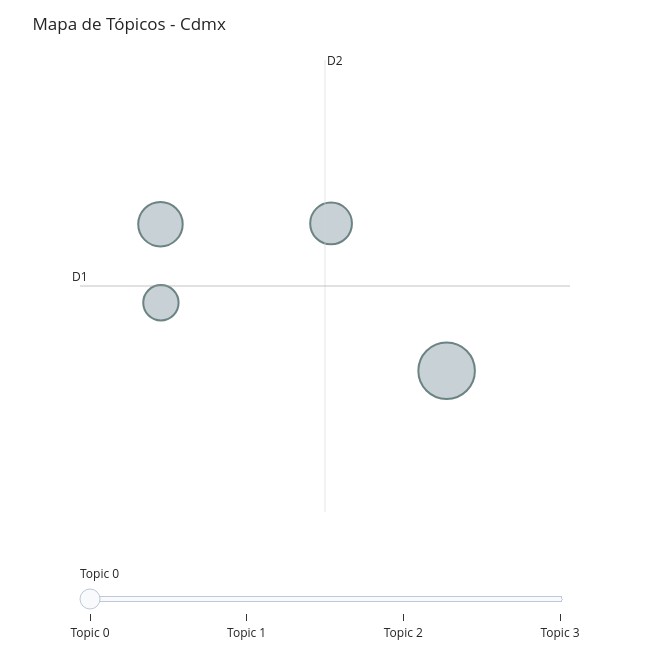
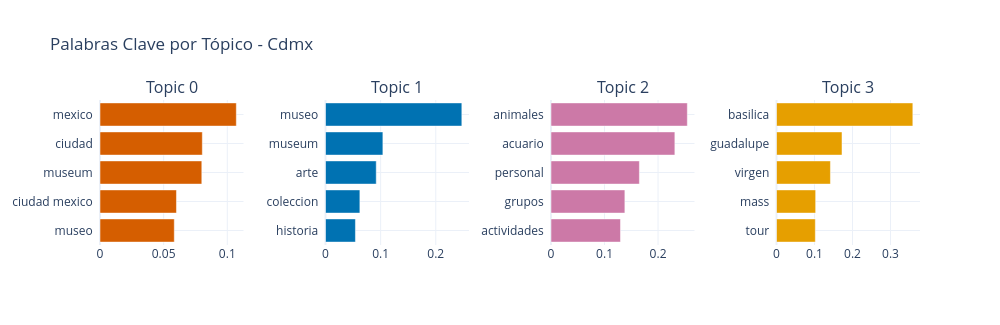
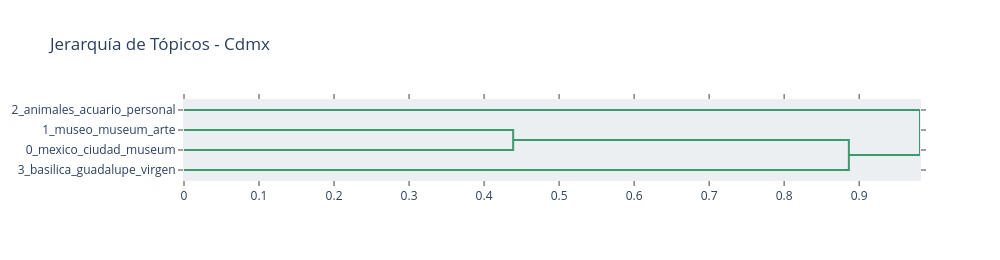

Write notebook code for charts like these, in order.
### Code cell
# ===== VISUALIZACIONES INTERACTIVAS DE BERTOPIC =====

print(f"Visualizaciones interactivas de BERTopic para {CIUDAD_ANALIZAR}:")
print(f"Tópicos identificados: {len(topic_info)} (incluyendo outliers si los hay)")

# Validar si tenemos suficientes tópicos para visualizaciones
num_topicos_validos = len([t for t in topic_info['Topic'] if t != -1])
print(f"Tópicos válidos (sin outliers): {num_topicos_validos}")

if num_topicos_validos < 2:
    print("⚠️ ADVERTENCIA: Muy pocos tópicos identificados para generar visualizaciones interactivas.")
    print("💡 Esto puede deberse a:")
    print("   - Textos muy similares después de la limpieza")
    print("   - Dataset pequeño para la ciudad seleccionada")
    print("   - Parámetros de clustering muy restrictivos")
    print("\n📊 Mostrando información básica de tópicos:")
    for topic_id in topic_info['Topic']:
        if topic_id != -1:
            topic_words = topic_model.get_topic(topic_id)
            print(f"\nTópico {topic_id}: {topic_names.get(topic_id, 'Sin nombre')}")
            print(f"Palabras clave: {', '.join([word for word, _ in topic_words[:8]])}")
            print(f"Documentos: {topic_info[topic_info['Topic'] == topic_id]['Count'].iloc[0]}")
else:
    # Intentar generar visualizaciones con manejo de errores
    try:
        print("\n🗺️ Generando mapa de tópicos...")
        fig_intertopic = topic_model.visualize_topics()
        fig_intertopic.update_layout(title=f"Mapa de Tópicos - {CIUDAD_ANALIZAR}")
        fig_intertopic.show()
    except Exception as e:
        print(f"❌ Error al generar mapa de tópicos: {str(e)}")
        print("💡 Esto es normal con pocos tópicos o datos limitados")

    try:
        print("\n📊 Generando gráfico de barras...")
        fig_barchart = topic_model.visualize_barchart(top_n_topics=min(8, num_topicos_validos))
        fig_barchart.update_layout(title=f"Palabras Clave por Tópico - {CIUDAD_ANALIZAR}")
        fig_barchart.show()
    except Exception as e:
        print(f"❌ Error al generar gráfico de barras: {str(e)}")
        print("🔧 Mostrando información alternativa de palabras clave:")
        for topic_id in topic_info['Topic'][:5]:  # Mostrar máximo 5 tópicos
            if topic_id != -1:
                topic_words = topic_model.get_topic(topic_id)
                print(f"\n📈 {topic_names.get(topic_id, f'Tópico {topic_id}')}:")
                print(f"   {', '.join([f'{word}({score:.3f})' for word, score in topic_words[:5]])}")

    try:
        print("\n🌳 Generando jerarquía de tópicos...")
        if num_topicos_validos >= 3:  # Necesitamos al menos 3 tópicos para jerarquía
            fig_hierarchy = topic_model.visualize_hierarchy()
            fig_hierarchy.update_layout(title=f"Jerarquía de Tópicos - {CIUDAD_ANALIZAR}")
            fig_hierarchy.show()
        else:
            print("⚠️ Se necesitan al menos 3 tópicos para mostrar jerarquía")
    except Exception as e:
        print(f"❌ Error al generar jerarquía: {str(e)}")

# Información adicional sobre la calidad del modelado
print(f"\n📋 Resumen del modelado:")
print(f"✅ Textos analizados: {len(texts)}")
print(f"🎯 Tópicos encontrados: {num_topicos_validos}")
print(f"📊 Distribución:")
for i, (topico, count) in enumerate(topico_counts.head(5).items()):
    print(f"   {i+1}. {topico}: {count} opiniones ({count/len(df_con_topicos)*100:.1f}%)")

if num_topicos_validos <= 3:
    print(f"\n💡 Sugerencias para mejorar el modelado:")
    print(f"   - Reducir min_cluster_size en HDBSCAN (actualmente: {hdbscan_model.min_cluster_size})")
    print(f"   - Incluir más ciudades en el análisis")
    print(f"   - Ajustar parámetros de limpieza de texto")
    print(f"   - Verificar diversidad en los textos de entrada")

### Figure 1 — Plotly figure (JSON) as saved in the notebook; plotly's stock layout.template omitted (floating-point values rounded to 4 significant figures)
{"data": [{"customdata": [[0, "mexico | ciudad | museum | ciudad mexico | museo", 110], [1, "museo | museum | arte | coleccion | historia", 68], [2, "animales | acuario | personal | grupos | actividades", 60], [3, "basilica | guadalupe | virgen | mass | tour", 43]], "hovertemplate": "<b>Topic %{customdata[0]}</b><br>%{customdata[1]}<br>Size: %{customdata[2]}", "legendgroup": "", "marker": {"color": "#B0BEC5", "line": {"color": "DarkSlateGrey", "width": 2}, "size": [110, 68, 60, 43], "sizemode": "area", "sizeref": 0.06875, "symbol": "circle"}, "mode": "markers", "name": "", "orientation": "v", "showlegend": false, "type": "scatter", "x": [4.112, 2.682, 3.534, 2.684], "xaxis": "x", "y": [11.01, 12.72, 12.73, 11.8], "yaxis": "y"}], "layout": {"annotations": [{"showarrow": false, "text": "D1", "x": 2.279, "y": 12.0, "yshift": 10}, {"showarrow": false, "text": "D2", "x": 3.504, "xshift": 10, "y": 14.64}], "height": 650, "hoverlabel": {"bgcolor": "white", "font": {"family": "Rockwell", "size": 16}}, "legend": {"itemsizing": "constant", "tracegroupgap": 0}, "margin": {"t": 60}, "shapes": [{"line": {"color": "#CFD8DC", "width": 2}, "type": "line", "x0": 3.504, "x1": 3.504, "y0": 9.357, "y1": 14.64}, {"line": {"color": "#9E9E9E", "width": 2}, "type": "line", "x0": 2.279, "x1": 4.729, "y0": 12.0, "y1": 12.0}], "sliders": [{"active": 0, "pad": {"t": 50}, "steps": [{"args": [{"marker.color": [["red", "#B0BEC5", "#B0BEC5", "#B0BEC5"]]}], "label": "Topic 0", "method": "update"}, {"args": [{"marker.color": [["#B0BEC5", "red", "#B0BEC5", "#B0BEC5"]]}], "label": "Topic 1", "method": "update"}, {"args": [{"marker.color": [["#B0BEC5", "#B0BEC5", "red", "#B0BEC5"]]}], "label": "Topic 2", "method": "update"}, {"args": [{"marker.color": [["#B0BEC5", "#B0BEC5", "#B0BEC5", "red"]]}], "label": "Topic 3", "method": "update"}]}], "title": {"text": "Mapa de Tópicos - Cdmx"}, "width": 650, "xaxis": {"anchor": "y", "domain": [0, 1], "range": [2.279, 4.729], "title": {"text": ""}, "visible": false}, "yaxis": {"anchor": "x", "domain": [0, 1], "range": [9.357, 14.64], "title": {"text": ""}, "visible": false}}}

### Figure 2 — Plotly figure (JSON) as saved in the notebook; plotly's stock layout.template omitted (floating-point values rounded to 4 significant figures)
{"data": [{"marker": {"color": "#D55E00"}, "orientation": "h", "type": "bar", "x": [0.05836, 0.06007, 0.07997, 0.08038, 0.1071], "xaxis": "x", "y": ["museo  ", "ciudad mexico  ", "museum  ", "ciudad  ", "mexico  "], "yaxis": "y"}, {"marker": {"color": "#0072B2"}, "orientation": "h", "type": "bar", "x": [0.05428, 0.06234, 0.09203, 0.1041, 0.2473], "xaxis": "x2", "y": ["historia  ", "coleccion  ", "arte  ", "museum  ", "museo  "], "yaxis": "y2"}, {"marker": {"color": "#CC79A7"}, "orientation": "h", "type": "bar", "x": [0.1298, 0.138, 0.1651, 0.2314, 0.2547], "xaxis": "x3", "y": ["actividades  ", "grupos  ", "personal  ", "acuario  ", "animales  "], "yaxis": "y3"}, {"marker": {"color": "#E69F00"}, "orientation": "h", "type": "bar", "x": [0.1022, 0.1031, 0.1419, 0.1724, 0.3587], "xaxis": "x4", "y": ["tour  ", "mass  ", "virgen  ", "guadalupe  ", "basilica  "], "yaxis": "y4"}], "layout": {"annotations": [{"font": {"size": 16}, "showarrow": false, "text": "Topic 0", "x": 0.0875, "xanchor": "center", "xref": "paper", "y": 1, "yanchor": "bottom", "yref": "paper"}, {"font": {"size": 16}, "showarrow": false, "text": "Topic 1", "x": 0.3625, "xanchor": "center", "xref": "paper", "y": 1, "yanchor": "bottom", "yref": "paper"}, {"font": {"size": 16}, "showarrow": false, "text": "Topic 2", "x": 0.6375, "xanchor": "center", "xref": "paper", "y": 1, "yanchor": "bottom", "yref": "paper"}, {"font": {"size": 16}, "showarrow": false, "text": "Topic 3", "x": 0.9125, "xanchor": "center", "xref": "paper", "y": 1, "yanchor": "bottom", "yref": "paper"}], "height": 325, "hoverlabel": {"bgcolor": "white", "font": {"family": "Rockwell", "size": 16}}, "showlegend": false, "title": {"text": "Palabras Clave por Tópico - Cdmx"}, "width": 1000, "xaxis": {"anchor": "y", "domain": [0, 0.175], "showgrid": true}, "xaxis2": {"anchor": "y2", "domain": [0.275, 0.45], "showgrid": true}, "xaxis3": {"anchor": "y3", "domain": [0.55, 0.725], "showgrid": true}, "xaxis4": {"anchor": "y4", "domain": [0.825, 1], "showgrid": true}, "yaxis": {"anchor": "x", "domain": [0, 1], "showgrid": true}, "yaxis2": {"anchor": "x2", "domain": [0, 1], "showgrid": true}, "yaxis3": {"anchor": "x3", "domain": [0, 1], "showgrid": true}, "yaxis4": {"anchor": "x4", "domain": [0, 1], "showgrid": true}}}

### Figure 3 — Plotly figure (JSON) as saved in the notebook; plotly's stock layout.template omitted (floating-point values rounded to 4 significant figures)
{"data": [{"hoverinfo": "text", "marker": {"color": "rgb(61,153,112)"}, "mode": "lines", "type": "scatter", "x": [0.0, 0.4388, 0.4388, 0.0], "xaxis": "x", "y": [-15.0, -15.0, -25.0, -25.0], "yaxis": "y"}, {"hoverinfo": "text", "marker": {"color": "rgb(61,153,112)"}, "mode": "lines", "type": "scatter", "x": [0.4388, 0.8863, 0.8863, 0.0], "xaxis": "x", "y": [-20.0, -20.0, -35.0, -35.0], "yaxis": "y"}, {"hoverinfo": "text", "marker": {"color": "rgb(61,153,112)"}, "mode": "lines", "type": "scatter", "x": [0.0, 0.9811, 0.9811, 0.8863], "xaxis": "x", "y": [-5.0, -5.0, -27.5, -27.5], "yaxis": "y"}], "layout": {"autosize": false, "height": 260, "hoverlabel": {"bgcolor": "white", "font": {"family": "Rockwell", "size": 16}}, "hovermode": "closest", "plot_bgcolor": "#ECEFF1", "showlegend": false, "title": {"text": "Jerarquía de Tópicos - Cdmx"}, "width": 1000, "xaxis": {"mirror": "allticks", "rangemode": "tozero", "showgrid": false, "showline": true, "showticklabels": true, "ticks": "outside", "type": "linear", "zeroline": false}, "yaxis": {"mirror": "allticks", "range": [-40, 0], "rangemode": "tozero", "showgrid": false, "showline": true, "showticklabels": true, "tickmode": "array", "ticks": "outside", "ticktext": ["2_animales_acuario_personal", "1_museo_museum_arte", "0_mexico_ciudad_museum", "3_basilica_guadalupe_virgen"], "tickvals": [-5, -15, -25, -35], "type": "linear", "zeroline": false}}}
